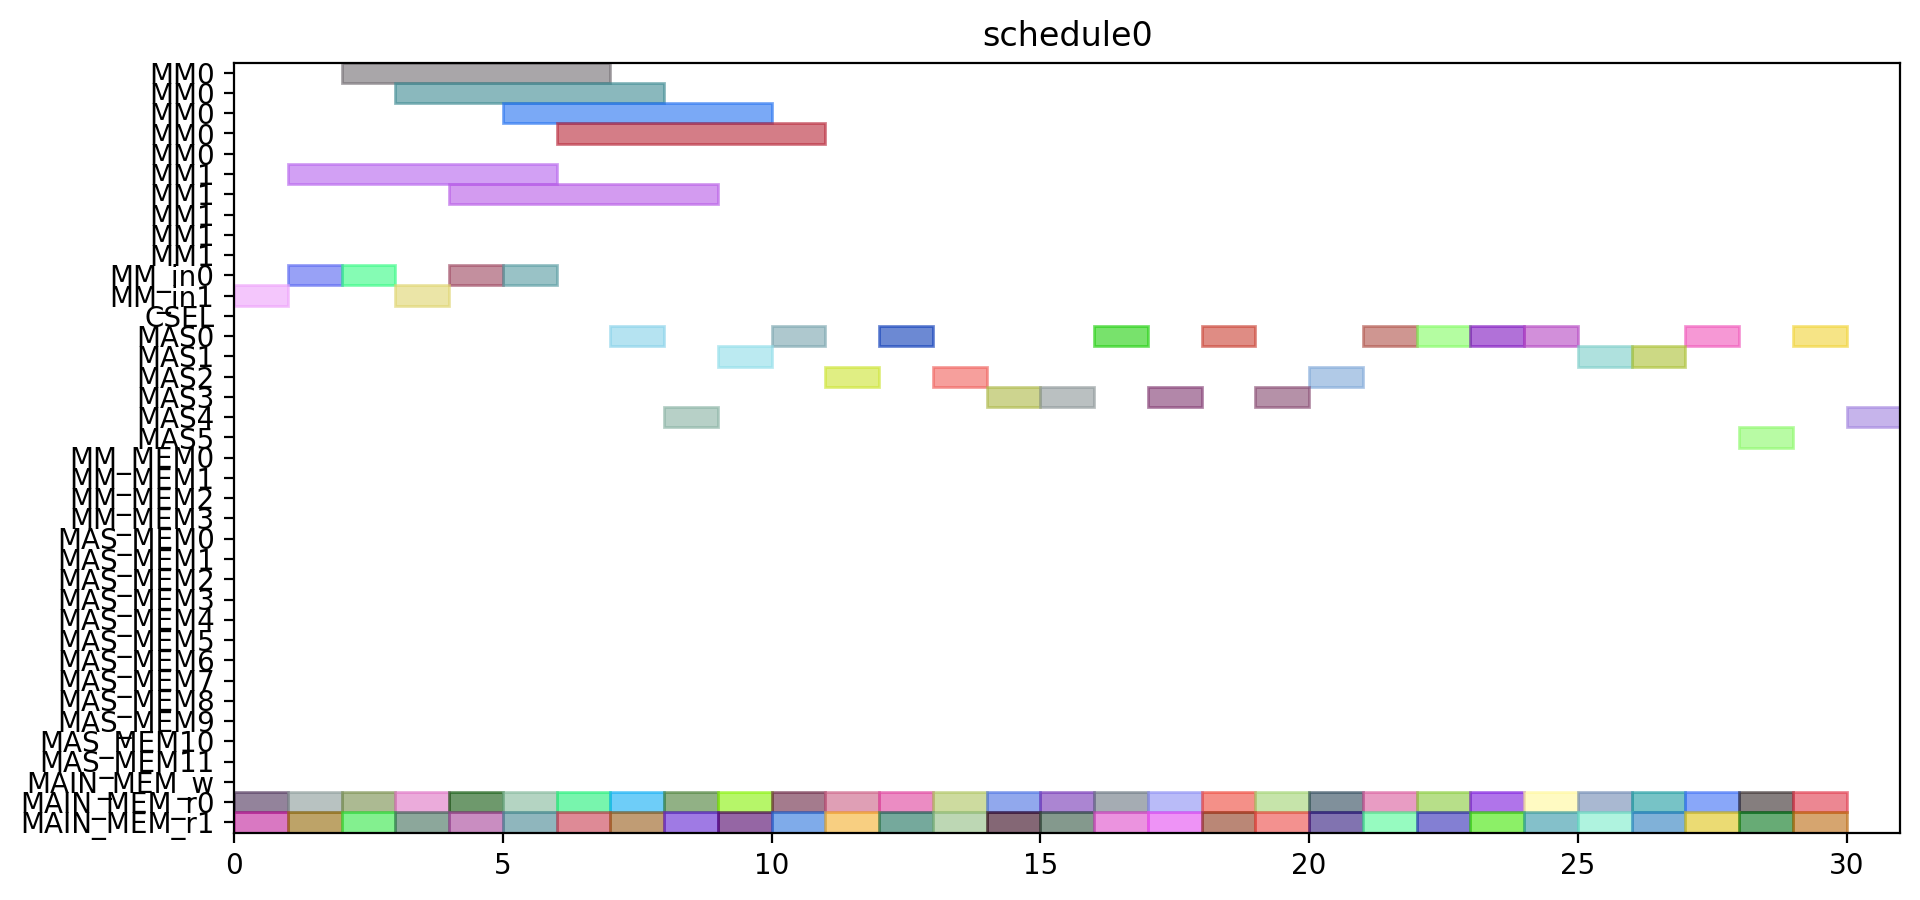

This figure's Python source:
from pyschedule import Scenario, solvers, plotters, alt


def solve():
	horizon = 120
	S = Scenario("schedule0", horizon=horizon)

	# resource
	MM = S.Resources('MM', num=2, size=5)
	MM_in = S.Resources('MM_in', num=2)
	CSEL = S.Resource('CSEL')
	MAS = S.Resources('MAS', num=6, size=1, periods=range(1, horizon))
	MM_MEM = S.Resources('MM_MEM', num=4)
	MAS_MEM = S.Resources('MAS_MEM', num=12)
	MAIN_MEM_w = S.Resource('MAIN_MEM_w', size=1)
	MAIN_MEM_r = S.Resources('MAIN_MEM_r', num=2)

	# result of previous scheduling

	# new tasks
	c_t0_a1_0 = S.Task('c_t0_a1_0', length=1, delay_cost=1)
	c_t0_a1_0 += alt(MAS)
	c_t0_a1_0_mem0 = S.Task('c_t0_a1_0_mem0', length=1, delay_cost=1)
	c_t0_a1_0_mem0 += MAIN_MEM_r[0]
	S += c_t0_a1_0_mem0 <= c_t0_a1_0

	c_t0_a1_0_mem1 = S.Task('c_t0_a1_0_mem1', length=1, delay_cost=1)
	c_t0_a1_0_mem1 += MAIN_MEM_r[1]
	S += c_t0_a1_0_mem1 <= c_t0_a1_0

	c_t0_a1_1 = S.Task('c_t0_a1_1', length=1, delay_cost=1)
	c_t0_a1_1 += alt(MAS)
	c_t0_a1_1_mem0 = S.Task('c_t0_a1_1_mem0', length=1, delay_cost=1)
	c_t0_a1_1_mem0 += MAIN_MEM_r[0]
	S += c_t0_a1_1_mem0 <= c_t0_a1_1

	c_t0_a1_1_mem1 = S.Task('c_t0_a1_1_mem1', length=1, delay_cost=1)
	c_t0_a1_1_mem1 += MAIN_MEM_r[1]
	S += c_t0_a1_1_mem1 <= c_t0_a1_1

	c_t0_t10 = S.Task('c_t0_t10', length=1, delay_cost=1)
	c_t0_t10 += alt(MAS)
	c_t0_t10_mem0 = S.Task('c_t0_t10_mem0', length=1, delay_cost=1)
	c_t0_t10_mem0 += MAIN_MEM_r[0]
	S += c_t0_t10_mem0 <= c_t0_t10

	c_t0_t10_mem1 = S.Task('c_t0_t10_mem1', length=1, delay_cost=1)
	c_t0_t10_mem1 += MAIN_MEM_r[1]
	S += c_t0_t10_mem1 <= c_t0_t10

	c_t0_t11 = S.Task('c_t0_t11', length=1, delay_cost=1)
	c_t0_t11 += alt(MAS)
	c_t0_t11_mem0 = S.Task('c_t0_t11_mem0', length=1, delay_cost=1)
	c_t0_t11_mem0 += MAIN_MEM_r[0]
	S += c_t0_t11_mem0 <= c_t0_t11

	c_t0_t11_mem1 = S.Task('c_t0_t11_mem1', length=1, delay_cost=1)
	c_t0_t11_mem1 += MAIN_MEM_r[1]
	S += c_t0_t11_mem1 <= c_t0_t11

	c_t0_t3_t0 = S.Task('c_t0_t3_t0', length=5, delay_cost=1)
	c_t0_t3_t0 += alt(MM)
	c_t0_t3_t0_in = S.Task('c_t0_t3_t0_in', length=1, delay_cost=1)
	c_t0_t3_t0_in += alt(MM_in)
	S += c_t0_t3_t0_in*MM_in[0]<=c_t0_t3_t0*MM[0]
	S += c_t0_t3_t0_in*MM_in[1]<=c_t0_t3_t0*MM[1]
	c_t0_t3_t0_mem0 = S.Task('c_t0_t3_t0_mem0', length=1, delay_cost=1)
	c_t0_t3_t0_mem0 += MAIN_MEM_r[0]
	S += c_t0_t3_t0_mem0 <= c_t0_t3_t0

	c_t0_t3_t0_mem1 = S.Task('c_t0_t3_t0_mem1', length=1, delay_cost=1)
	c_t0_t3_t0_mem1 += MAIN_MEM_r[1]
	S += c_t0_t3_t0_mem1 <= c_t0_t3_t0

	c_t0_t3_t1 = S.Task('c_t0_t3_t1', length=5, delay_cost=1)
	c_t0_t3_t1 += alt(MM)
	c_t0_t3_t1_in = S.Task('c_t0_t3_t1_in', length=1, delay_cost=1)
	c_t0_t3_t1_in += alt(MM_in)
	S += c_t0_t3_t1_in*MM_in[0]<=c_t0_t3_t1*MM[0]
	S += c_t0_t3_t1_in*MM_in[1]<=c_t0_t3_t1*MM[1]
	c_t0_t3_t1_mem0 = S.Task('c_t0_t3_t1_mem0', length=1, delay_cost=1)
	c_t0_t3_t1_mem0 += MAIN_MEM_r[0]
	S += c_t0_t3_t1_mem0 <= c_t0_t3_t1

	c_t0_t3_t1_mem1 = S.Task('c_t0_t3_t1_mem1', length=1, delay_cost=1)
	c_t0_t3_t1_mem1 += MAIN_MEM_r[1]
	S += c_t0_t3_t1_mem1 <= c_t0_t3_t1

	c_t0_t3_t2 = S.Task('c_t0_t3_t2', length=1, delay_cost=1)
	c_t0_t3_t2 += alt(MAS)
	c_t0_t3_t2_mem0 = S.Task('c_t0_t3_t2_mem0', length=1, delay_cost=1)
	c_t0_t3_t2_mem0 += MAIN_MEM_r[0]
	S += c_t0_t3_t2_mem0 <= c_t0_t3_t2

	c_t0_t3_t2_mem1 = S.Task('c_t0_t3_t2_mem1', length=1, delay_cost=1)
	c_t0_t3_t2_mem1 += MAIN_MEM_r[1]
	S += c_t0_t3_t2_mem1 <= c_t0_t3_t2

	c_t0_t3_t3 = S.Task('c_t0_t3_t3', length=1, delay_cost=1)
	c_t0_t3_t3 += alt(MAS)
	c_t0_t3_t3_mem0 = S.Task('c_t0_t3_t3_mem0', length=1, delay_cost=1)
	c_t0_t3_t3_mem0 += MAIN_MEM_r[0]
	S += c_t0_t3_t3_mem0 <= c_t0_t3_t3

	c_t0_t3_t3_mem1 = S.Task('c_t0_t3_t3_mem1', length=1, delay_cost=1)
	c_t0_t3_t3_mem1 += MAIN_MEM_r[1]
	S += c_t0_t3_t3_mem1 <= c_t0_t3_t3

	c_t1_a1_0 = S.Task('c_t1_a1_0', length=1, delay_cost=1)
	c_t1_a1_0 += alt(MAS)
	c_t1_a1_0_mem0 = S.Task('c_t1_a1_0_mem0', length=1, delay_cost=1)
	c_t1_a1_0_mem0 += MAIN_MEM_r[0]
	S += c_t1_a1_0_mem0 <= c_t1_a1_0

	c_t1_a1_0_mem1 = S.Task('c_t1_a1_0_mem1', length=1, delay_cost=1)
	c_t1_a1_0_mem1 += MAIN_MEM_r[1]
	S += c_t1_a1_0_mem1 <= c_t1_a1_0

	c_t1_a1_1 = S.Task('c_t1_a1_1', length=1, delay_cost=1)
	c_t1_a1_1 += alt(MAS)
	c_t1_a1_1_mem0 = S.Task('c_t1_a1_1_mem0', length=1, delay_cost=1)
	c_t1_a1_1_mem0 += MAIN_MEM_r[0]
	S += c_t1_a1_1_mem0 <= c_t1_a1_1

	c_t1_a1_1_mem1 = S.Task('c_t1_a1_1_mem1', length=1, delay_cost=1)
	c_t1_a1_1_mem1 += MAIN_MEM_r[1]
	S += c_t1_a1_1_mem1 <= c_t1_a1_1

	c_t1_t10 = S.Task('c_t1_t10', length=1, delay_cost=1)
	c_t1_t10 += alt(MAS)
	c_t1_t10_mem0 = S.Task('c_t1_t10_mem0', length=1, delay_cost=1)
	c_t1_t10_mem0 += MAIN_MEM_r[0]
	S += c_t1_t10_mem0 <= c_t1_t10

	c_t1_t10_mem1 = S.Task('c_t1_t10_mem1', length=1, delay_cost=1)
	c_t1_t10_mem1 += MAIN_MEM_r[1]
	S += c_t1_t10_mem1 <= c_t1_t10

	c_t1_t11 = S.Task('c_t1_t11', length=1, delay_cost=1)
	c_t1_t11 += alt(MAS)
	c_t1_t11_mem0 = S.Task('c_t1_t11_mem0', length=1, delay_cost=1)
	c_t1_t11_mem0 += MAIN_MEM_r[0]
	S += c_t1_t11_mem0 <= c_t1_t11

	c_t1_t11_mem1 = S.Task('c_t1_t11_mem1', length=1, delay_cost=1)
	c_t1_t11_mem1 += MAIN_MEM_r[1]
	S += c_t1_t11_mem1 <= c_t1_t11

	c_t1_t3_t0 = S.Task('c_t1_t3_t0', length=5, delay_cost=1)
	c_t1_t3_t0 += alt(MM)
	c_t1_t3_t0_in = S.Task('c_t1_t3_t0_in', length=1, delay_cost=1)
	c_t1_t3_t0_in += alt(MM_in)
	S += c_t1_t3_t0_in*MM_in[0]<=c_t1_t3_t0*MM[0]
	S += c_t1_t3_t0_in*MM_in[1]<=c_t1_t3_t0*MM[1]
	c_t1_t3_t0_mem0 = S.Task('c_t1_t3_t0_mem0', length=1, delay_cost=1)
	c_t1_t3_t0_mem0 += MAIN_MEM_r[0]
	S += c_t1_t3_t0_mem0 <= c_t1_t3_t0

	c_t1_t3_t0_mem1 = S.Task('c_t1_t3_t0_mem1', length=1, delay_cost=1)
	c_t1_t3_t0_mem1 += MAIN_MEM_r[1]
	S += c_t1_t3_t0_mem1 <= c_t1_t3_t0

	c_t1_t3_t1 = S.Task('c_t1_t3_t1', length=5, delay_cost=1)
	c_t1_t3_t1 += alt(MM)
	c_t1_t3_t1_in = S.Task('c_t1_t3_t1_in', length=1, delay_cost=1)
	c_t1_t3_t1_in += alt(MM_in)
	S += c_t1_t3_t1_in*MM_in[0]<=c_t1_t3_t1*MM[0]
	S += c_t1_t3_t1_in*MM_in[1]<=c_t1_t3_t1*MM[1]
	c_t1_t3_t1_mem0 = S.Task('c_t1_t3_t1_mem0', length=1, delay_cost=1)
	c_t1_t3_t1_mem0 += MAIN_MEM_r[0]
	S += c_t1_t3_t1_mem0 <= c_t1_t3_t1

	c_t1_t3_t1_mem1 = S.Task('c_t1_t3_t1_mem1', length=1, delay_cost=1)
	c_t1_t3_t1_mem1 += MAIN_MEM_r[1]
	S += c_t1_t3_t1_mem1 <= c_t1_t3_t1

	c_t1_t3_t2 = S.Task('c_t1_t3_t2', length=1, delay_cost=1)
	c_t1_t3_t2 += alt(MAS)
	c_t1_t3_t2_mem0 = S.Task('c_t1_t3_t2_mem0', length=1, delay_cost=1)
	c_t1_t3_t2_mem0 += MAIN_MEM_r[0]
	S += c_t1_t3_t2_mem0 <= c_t1_t3_t2

	c_t1_t3_t2_mem1 = S.Task('c_t1_t3_t2_mem1', length=1, delay_cost=1)
	c_t1_t3_t2_mem1 += MAIN_MEM_r[1]
	S += c_t1_t3_t2_mem1 <= c_t1_t3_t2

	c_t1_t3_t3 = S.Task('c_t1_t3_t3', length=1, delay_cost=1)
	c_t1_t3_t3 += alt(MAS)
	c_t1_t3_t3_mem0 = S.Task('c_t1_t3_t3_mem0', length=1, delay_cost=1)
	c_t1_t3_t3_mem0 += MAIN_MEM_r[0]
	S += c_t1_t3_t3_mem0 <= c_t1_t3_t3

	c_t1_t3_t3_mem1 = S.Task('c_t1_t3_t3_mem1', length=1, delay_cost=1)
	c_t1_t3_t3_mem1 += MAIN_MEM_r[1]
	S += c_t1_t3_t3_mem1 <= c_t1_t3_t3

	c_t2_a1_0 = S.Task('c_t2_a1_0', length=1, delay_cost=1)
	c_t2_a1_0 += alt(MAS)
	c_t2_a1_0_mem0 = S.Task('c_t2_a1_0_mem0', length=1, delay_cost=1)
	c_t2_a1_0_mem0 += MAIN_MEM_r[0]
	S += c_t2_a1_0_mem0 <= c_t2_a1_0

	c_t2_a1_0_mem1 = S.Task('c_t2_a1_0_mem1', length=1, delay_cost=1)
	c_t2_a1_0_mem1 += MAIN_MEM_r[1]
	S += c_t2_a1_0_mem1 <= c_t2_a1_0

	c_t2_a1_1 = S.Task('c_t2_a1_1', length=1, delay_cost=1)
	c_t2_a1_1 += alt(MAS)
	c_t2_a1_1_mem0 = S.Task('c_t2_a1_1_mem0', length=1, delay_cost=1)
	c_t2_a1_1_mem0 += MAIN_MEM_r[0]
	S += c_t2_a1_1_mem0 <= c_t2_a1_1

	c_t2_a1_1_mem1 = S.Task('c_t2_a1_1_mem1', length=1, delay_cost=1)
	c_t2_a1_1_mem1 += MAIN_MEM_r[1]
	S += c_t2_a1_1_mem1 <= c_t2_a1_1

	c_t2_t10 = S.Task('c_t2_t10', length=1, delay_cost=1)
	c_t2_t10 += alt(MAS)
	c_t2_t10_mem0 = S.Task('c_t2_t10_mem0', length=1, delay_cost=1)
	c_t2_t10_mem0 += MAIN_MEM_r[0]
	S += c_t2_t10_mem0 <= c_t2_t10

	c_t2_t10_mem1 = S.Task('c_t2_t10_mem1', length=1, delay_cost=1)
	c_t2_t10_mem1 += MAIN_MEM_r[1]
	S += c_t2_t10_mem1 <= c_t2_t10

	c_t2_t11 = S.Task('c_t2_t11', length=1, delay_cost=1)
	c_t2_t11 += alt(MAS)
	c_t2_t11_mem0 = S.Task('c_t2_t11_mem0', length=1, delay_cost=1)
	c_t2_t11_mem0 += MAIN_MEM_r[0]
	S += c_t2_t11_mem0 <= c_t2_t11

	c_t2_t11_mem1 = S.Task('c_t2_t11_mem1', length=1, delay_cost=1)
	c_t2_t11_mem1 += MAIN_MEM_r[1]
	S += c_t2_t11_mem1 <= c_t2_t11

	c_t2_t3_t0 = S.Task('c_t2_t3_t0', length=5, delay_cost=1)
	c_t2_t3_t0 += alt(MM)
	c_t2_t3_t0_in = S.Task('c_t2_t3_t0_in', length=1, delay_cost=1)
	c_t2_t3_t0_in += alt(MM_in)
	S += c_t2_t3_t0_in*MM_in[0]<=c_t2_t3_t0*MM[0]
	S += c_t2_t3_t0_in*MM_in[1]<=c_t2_t3_t0*MM[1]
	c_t2_t3_t0_mem0 = S.Task('c_t2_t3_t0_mem0', length=1, delay_cost=1)
	c_t2_t3_t0_mem0 += MAIN_MEM_r[0]
	S += c_t2_t3_t0_mem0 <= c_t2_t3_t0

	c_t2_t3_t0_mem1 = S.Task('c_t2_t3_t0_mem1', length=1, delay_cost=1)
	c_t2_t3_t0_mem1 += MAIN_MEM_r[1]
	S += c_t2_t3_t0_mem1 <= c_t2_t3_t0

	c_t2_t3_t1 = S.Task('c_t2_t3_t1', length=5, delay_cost=1)
	c_t2_t3_t1 += alt(MM)
	c_t2_t3_t1_in = S.Task('c_t2_t3_t1_in', length=1, delay_cost=1)
	c_t2_t3_t1_in += alt(MM_in)
	S += c_t2_t3_t1_in*MM_in[0]<=c_t2_t3_t1*MM[0]
	S += c_t2_t3_t1_in*MM_in[1]<=c_t2_t3_t1*MM[1]
	c_t2_t3_t1_mem0 = S.Task('c_t2_t3_t1_mem0', length=1, delay_cost=1)
	c_t2_t3_t1_mem0 += MAIN_MEM_r[0]
	S += c_t2_t3_t1_mem0 <= c_t2_t3_t1

	c_t2_t3_t1_mem1 = S.Task('c_t2_t3_t1_mem1', length=1, delay_cost=1)
	c_t2_t3_t1_mem1 += MAIN_MEM_r[1]
	S += c_t2_t3_t1_mem1 <= c_t2_t3_t1

	c_t2_t3_t2 = S.Task('c_t2_t3_t2', length=1, delay_cost=1)
	c_t2_t3_t2 += alt(MAS)
	c_t2_t3_t2_mem0 = S.Task('c_t2_t3_t2_mem0', length=1, delay_cost=1)
	c_t2_t3_t2_mem0 += MAIN_MEM_r[0]
	S += c_t2_t3_t2_mem0 <= c_t2_t3_t2

	c_t2_t3_t2_mem1 = S.Task('c_t2_t3_t2_mem1', length=1, delay_cost=1)
	c_t2_t3_t2_mem1 += MAIN_MEM_r[1]
	S += c_t2_t3_t2_mem1 <= c_t2_t3_t2

	c_t2_t3_t3 = S.Task('c_t2_t3_t3', length=1, delay_cost=1)
	c_t2_t3_t3 += alt(MAS)
	c_t2_t3_t3_mem0 = S.Task('c_t2_t3_t3_mem0', length=1, delay_cost=1)
	c_t2_t3_t3_mem0 += MAIN_MEM_r[0]
	S += c_t2_t3_t3_mem0 <= c_t2_t3_t3

	c_t2_t3_t3_mem1 = S.Task('c_t2_t3_t3_mem1', length=1, delay_cost=1)
	c_t2_t3_t3_mem1 += MAIN_MEM_r[1]
	S += c_t2_t3_t3_mem1 <= c_t2_t3_t3

	c_t3000 = S.Task('c_t3000', length=1, delay_cost=1)
	c_t3000 += alt(MAS)
	c_t3000_mem0 = S.Task('c_t3000_mem0', length=1, delay_cost=1)
	c_t3000_mem0 += MAIN_MEM_r[0]
	S += c_t3000_mem0 <= c_t3000

	c_t3000_mem1 = S.Task('c_t3000_mem1', length=1, delay_cost=1)
	c_t3000_mem1 += MAIN_MEM_r[1]
	S += c_t3000_mem1 <= c_t3000

	c_t3001 = S.Task('c_t3001', length=1, delay_cost=1)
	c_t3001 += alt(MAS)
	c_t3001_mem0 = S.Task('c_t3001_mem0', length=1, delay_cost=1)
	c_t3001_mem0 += MAIN_MEM_r[0]
	S += c_t3001_mem0 <= c_t3001

	c_t3001_mem1 = S.Task('c_t3001_mem1', length=1, delay_cost=1)
	c_t3001_mem1 += MAIN_MEM_r[1]
	S += c_t3001_mem1 <= c_t3001

	c_t3010 = S.Task('c_t3010', length=1, delay_cost=1)
	c_t3010 += alt(MAS)
	c_t3010_mem0 = S.Task('c_t3010_mem0', length=1, delay_cost=1)
	c_t3010_mem0 += MAIN_MEM_r[0]
	S += c_t3010_mem0 <= c_t3010

	c_t3010_mem1 = S.Task('c_t3010_mem1', length=1, delay_cost=1)
	c_t3010_mem1 += MAIN_MEM_r[1]
	S += c_t3010_mem1 <= c_t3010

	c_t3011 = S.Task('c_t3011', length=1, delay_cost=1)
	c_t3011 += alt(MAS)
	c_t3011_mem0 = S.Task('c_t3011_mem0', length=1, delay_cost=1)
	c_t3011_mem0 += MAIN_MEM_r[0]
	S += c_t3011_mem0 <= c_t3011

	c_t3011_mem1 = S.Task('c_t3011_mem1', length=1, delay_cost=1)
	c_t3011_mem1 += MAIN_MEM_r[1]
	S += c_t3011_mem1 <= c_t3011

	c_t4000 = S.Task('c_t4000', length=1, delay_cost=1)
	c_t4000 += alt(MAS)
	c_t4000_mem0 = S.Task('c_t4000_mem0', length=1, delay_cost=1)
	c_t4000_mem0 += MAIN_MEM_r[0]
	S += c_t4000_mem0 <= c_t4000

	c_t4000_mem1 = S.Task('c_t4000_mem1', length=1, delay_cost=1)
	c_t4000_mem1 += MAIN_MEM_r[1]
	S += c_t4000_mem1 <= c_t4000

	c_t4001 = S.Task('c_t4001', length=1, delay_cost=1)
	c_t4001 += alt(MAS)
	c_t4001_mem0 = S.Task('c_t4001_mem0', length=1, delay_cost=1)
	c_t4001_mem0 += MAIN_MEM_r[0]
	S += c_t4001_mem0 <= c_t4001

	c_t4001_mem1 = S.Task('c_t4001_mem1', length=1, delay_cost=1)
	c_t4001_mem1 += MAIN_MEM_r[1]
	S += c_t4001_mem1 <= c_t4001

	solvers.mip.solve(S,msg=1,kind='CPLEX',ratio_gap=1.01)

	solution = [['hoge']*len(S.solution()[1]) for i in range(len(S.solution()))]
	for i in range(len(S.solution())):
		for j in range(len(S.solution()[i])):
			solution[i][j]=str(S.solution()[i][j])
	print(solution)

	cycles = int(solution[-1][3])

	pic_file_name = "/home/mfukuda/ABE/multiRAM_multiMAS_16mux/scheduling_result/stage5MM2_stage1MAS6/SQR/schedule0.png"
	if(S.solution() != []):
		plotters.matplotlib.plot(S,img_filename=pic_file_name, show_task_labels=False, fig_size=(cycles*0.25+3, 5))

	return solution
